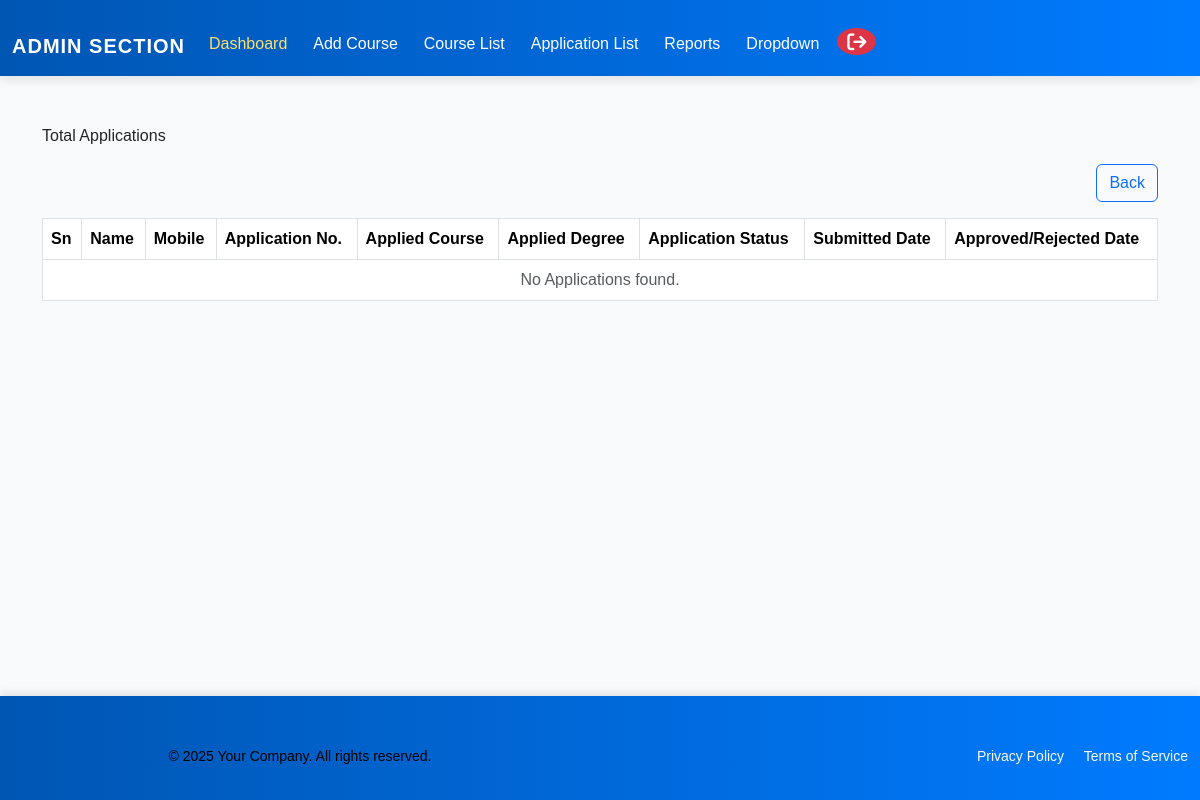
Before: /total-applications/ (signed in) with the older database file.
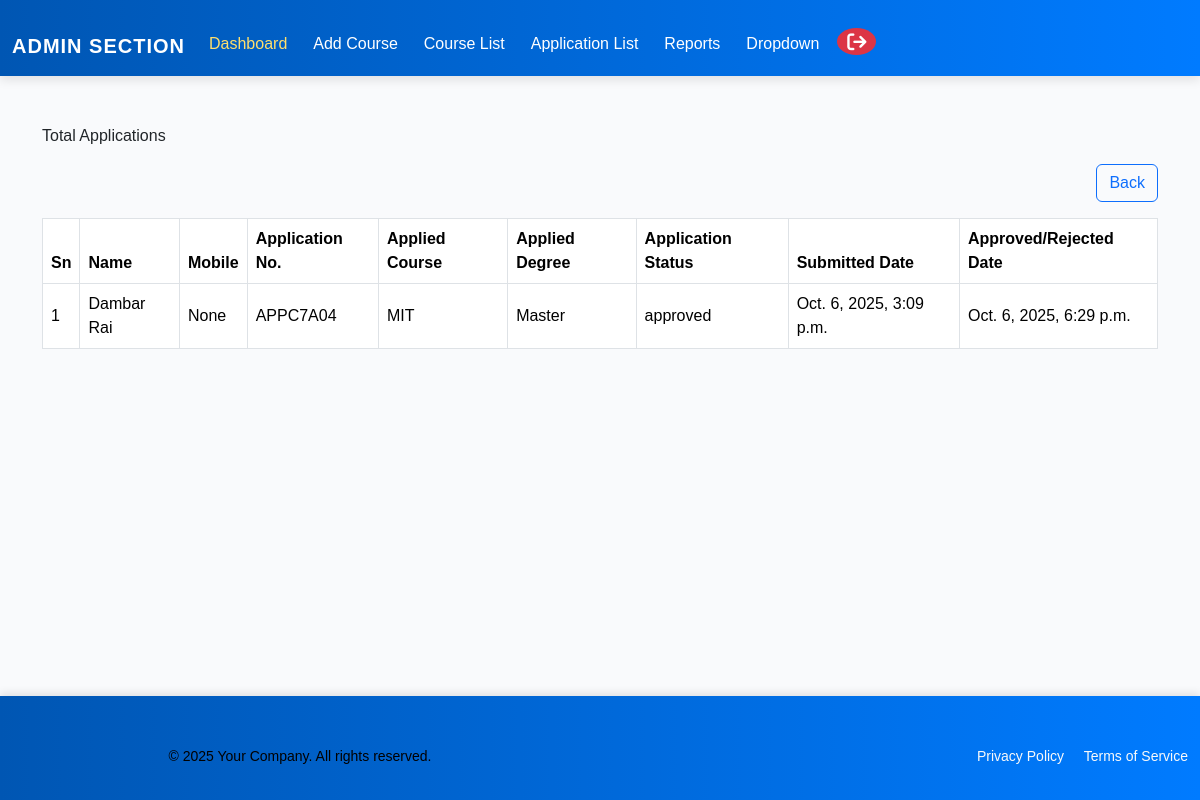
After: the same page with the newer database file.
### admissionapp/models.py (models this page shows, shortened)
class Application(models.Model):
    APP_STATUS = [
        ("pending", "Pending"),
        ("approved", "Approved"),
        ("rejected", "Rejected"),
        ("re-submit", "Re-submit"),
    ]
    user = models.ForeignKey(
        settings.AUTH_USER_MODEL,
        on_delete=models.CASCADE,
        related_name="applications",
    )
    course = models.ForeignKey(
        "CourseDetails",
        on_delete=models.PROTECT,
        related_name="applications",
    )
    application_no = models.CharField(
        max_length=15,
        unique=True,
        default=generate_application_no,
    )
    application_status = models.CharField(
        max_length=50,
        choices=APP_STATUS,
        default="pending",
    )
    submitted_at = models.DateTimeField(auto_now_add=True)
    approved_rejected_date = models.DateTimeField(null=True, blank=True)
    reason_to_reject = models.TextField(null=True, blank=True)
    is_paid = models.BooleanField(default=False)
    class Meta:
        constraints = [
            UniqueConstraint(fields=["user", "course"], name="unique_user_course"),
        ]

class CustomUser(AbstractUser):
    mobile = models.CharField(
        max_length=10,
        unique=True,
        null=True,
        blank=True,
        default=None,
        help_text="10 digit mobile number",
    )
    email = models.EmailField(unique=True)
    user_created_at = models.DateField(auto_now_add=True, blank=True, null=True)
    is_admin = models.BooleanField(default=False)
    is_user = models.BooleanField(default=True)
    @property
    def full_name(self):
        return f"{self.first_name} {self.last_name}".strip()

class CourseDetails(models.Model):
    DEGREE_CHOICES = [
        ("Master", "Master"),
        ("Bachelor", "Bachelor"),
        ("Plus2", "Plus2"),
    ]
    COURSE_DURATION = [
        ("2 Years", "2 Years"),
        ("3 Years", "3 Years"),
        ("4 Years", "4 Years"),
        ("5 Years", "5 Years"),
    ]
    degree = models.CharField(max_length=50, choices=DEGREE_CHOICES)
    course_name = models.CharField(max_length=10, unique=True,
                                   verbose_name="Course Name(short form)")
    course_full_name = models.CharField(max_length=100, unique=True, blank=True,
                                    verbose_name="Course Full Name")
    course_code = models.CharField(max_length=10, unique=True)
    course_duration = models.CharField(max_length=10, choices=COURSE_DURATION)
    total_seats = models.PositiveIntegerField(default=40)
    seats_filled = models.PositiveIntegerField(default=0)
    course_fee = models.DecimalField(max_digits=10, decimal_places=2, default=0)
    course_add_date = models.DateTimeField(auto_now_add=True, blank=True, null=True)
    course_desc = models.TextField(blank=True, help_text="Overview, curriculum etc"
                                   ,verbose_name="Course Description")
    min_requirement = models.TextField(
        blank=True,
        verbose_name="Minimum Requirement",
        help_text="Write as bullet sentences",
    )
    bg_pic = models.ImageField(
        upload_to=course_bg_upload_path,
        blank=True,
        null=True,
        help_text="Upload a background image for the course",
        verbose_name="Background Picture"
    )

### admissionapp/views.py (the view)
@login_required
@user_passes_test(_is_admin)
def total_applications_report(request):
    qs = Application.objects.all()
    return render(
        request,
        "admin/reports/total_applications_report.html",
        {"qs": qs}
    )

### admissionapp/context_processors.py (called while the page is built)
def profile_flags(request):
    if not request.user.is_authenticated:
        return {}
    personal_done = PersonalInfo.objects.filter(user=request.user).exists()
    edu_done = EducationalInfo.objects.filter(user=request.user).exists()
    return {
        "personal_done": personal_done,
        "edu_done": edu_done,
        "profile_ready": personal_done and edu_done,
    }

### admissionapp/views.py (called while the page is built)
def _is_admin(user):
    return getattr(user, "is_admin", False) or user.is_staff

### templates/admin/reports/total_applications_report.html (shortened to what this page needs)
{% extends 'admin/admin_base.html' %}
{% load static %}
{% block css %} <link rel="stylesheet" href="{% static 'css/admin/add_course.css' %}"> {% endblock %}
{% block content %}
    <div class="total-applications-section container">
        <div class="total-applications-title">Total Applications</div>
        <div class="back-btn text-end py-3"><a href="{% url 'reports' %}" class="btn btn-outline-primary">Back</a></div>
        <table class="table table-bordered align-middle">
      <thead>
        <tr>
          <th>Sn</th>
          <th>Name</th>
          <th>Mobile</th>
          <th>Application No.</th>
          <th>Applied Course</th>
          <th>Applied Degree</th>
          <th>Application Status</th>
          <th>Submitted Date</th>
          <th>Approved/Rejected Date</th>
        </tr>
      </thead>
      <tbody>
        {% for qs in qs %}
            <tr>
            <td>{{ forloop.counter }}</td>
            <td>{{ qs.user.full_name }}</td>
            <td>{{ qs.user.mobile }}</td>
            <td>{{ qs.application_no }}</td>
            <td>{{ qs.course.course_name }}</td>
            <td>{{ qs.course.degree }}</td>
            <td>{{ qs.application_status }}</td>
            <td>{{ qs.submitted_at }}</td>
            <td>{{ qs.approved_rejected_date }}</td>
            </tr>
        {% empty %}
            <tr><td colspan="9" class="text-center text-muted">No Applications found.</td></tr>
        {% endfor %}
      </tbody>
    </table>
    </div>
{% endblock %}

Changed rows visible on the page:
added Application: user.full_name "Dambar Rai", user.mobile "None", application_no "APPC7A04", course.course_name "MIT", course.degree "Master", application_status "approved", submitted_at "Oct. 6, 2025, 3:09 p.m.", approved_rejected_date "Oct. 6, 2025, 6:29 p.m."
Other visible differences:
text no longer shown: "No Applications found."
